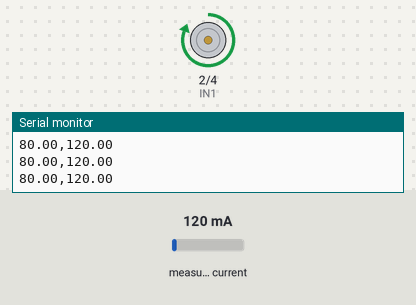
Bench run of a sketch on a simulated Arduino Uno, built with avr-gcc and run on an emulated ATmega328P. Shown: motor-driver pin pairs drawn as motors (green arrow = first pin HIGH = forward, orange = second pin HIGH = backward, longer = more drive, scaled by the enable pin), the last lines printed to the serial monitor. The inputs (shaded band) are chosen by the test bench; at power-on: measured current 120 mA.

Above: at 2.2 s.
2.3 s: measured current set to 40 mA
At 3.89 s:
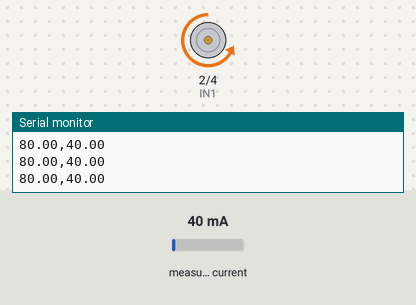
5.3 s: measured current set to 500 mA
At 5.9 s:
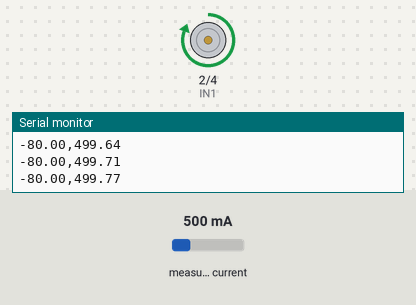
Timing chart, 0 to 8.3 s (numbered marks = the images above; inputs shaded):
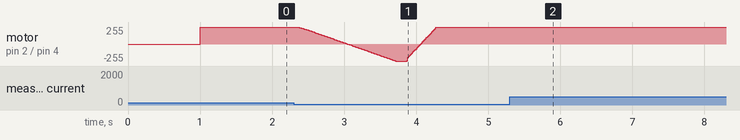

Measured:
- after the input at 5.3 s, motor on pin 2 (IN1) / pin 4 (IN2): stops changing and stays forward 255/255

The sketch:

ControlloCorrentePID.ino
```cpp
#define ENCA 3
#define ENCB 5
#define PWM 9
#define IN2 4
#define IN1 2
#include <Wire.h>
#include <Adafruit_INA219.h>

Adafruit_INA219 ina219;

float current_setpoint = 100;
float current_error = 0;
float current_integral = 0;
float current_derivative = 0;
float last_current_error = 0;
float current = 0;
float Previouscurrent = 0;
float alpha = 0.80;
long prevT = 0;
int i = 0;
int iteratore = 0;


void misure(float x) {

  // Filtro media mobile
  // current = x * ina219.getCurrent_mA() + (1.0 - x)*Previouscurrent;
  // delay(1);
  //Previouscurrent = current;
  // for (int i = 0; i < 50; i++) {
  //   current += ina219.getCurrent_mA();
  //   delay(1);
  // }
  // current = current / 50;

  //Prova Nuovo Filtro Media Mobile
if (i==0) {
current = ina219.getCurrent_mA();
}
i++;
  Previouscurrent = ina219.getCurrent_mA();
  current = x * current + (1.0 - x) * Previouscurrent;
  delay(1);
}


const float PWM_MAX = 255;  // massimo valore PWM

const float KP = 0.16999;    // costante proporzionale del regolatore
const float KI = 9.5575;    // costante integrale del regolatore
const float KD = 0;       // costante derivativa del regolatore

void setup() {
  pinMode(ENCA, INPUT);
  pinMode(ENCB, INPUT);
  pinMode(PWM, OUTPUT);
  pinMode(IN1, OUTPUT);
  pinMode(IN2, OUTPUT);
  if (!ina219.begin()) {
    Serial.println("Failed to find INA219 chip");
    while (1) { delay(10); }
  }
  ina219.setCalibration_32V_1A();
  delay(1000);
  Serial.begin(9600);
}

void loop() {

  if (iteratore++ > 699) {
     iteratore = 0;
   }
   if (iteratore<0) {
   current_setpoint = 80;
   }else if (iteratore < 210) {
     current_setpoint = 80;
   } else if (iteratore < 410) {
    current_setpoint = -80;
   }
   else {
    current_setpoint = -80*sin(prevT/1e5);
   }


  // current_setpoint = 100*sin(prevT/1e5);
  // if (iteratore++ > 199) {
  //   iteratore = 0;
  // }

  // if (iteratore == 199) {
  // current_setpoint = - current_setpoint;
  // }

  // time difference
  long currT = micros();
  float deltaT = ((float)(currT - prevT)) / (1.0e6);
  prevT = currT;


  misure(alpha);
  // Calcola l'errore di corrente
  current_error = current_setpoint - current;

  // Calcola l'integrale dell'errore di corrente
  current_integral = current_integral + current_error * deltaT;

  // Limita l'integrale dell'errore di corrente
  if (current_integral > PWM_MAX / KI) {
    current_integral = PWM_MAX / KI;
  } else if (current_integral < -PWM_MAX / KI) {
    current_integral = -PWM_MAX / KI;
  }

  // Calcola la derivata dell'errore di corrente
  current_derivative = (current_error - last_current_error) / deltaT;

  // Calcola il valore di controllo del motore
  float control_value = KP * current_error + KI * current_integral + KD * current_derivative;

  // Limita il valore di controllo del motore
  if (control_value > PWM_MAX) {
    control_value = PWM_MAX;
  } else if (control_value < -PWM_MAX) {
    control_value = -PWM_MAX;
  }

  // Imposta il segnale PWM
  if (control_value >= 0) {
    digitalWrite(IN1, LOW);
    digitalWrite(IN2, HIGH);
    analogWrite(PWM, control_value);
  } else {
    digitalWrite(IN1, HIGH);
    digitalWrite(IN2, LOW);
    analogWrite(PWM, -control_value);
  }

  if (current_integral > PWM_MAX / KI) {
    current_integral = PWM_MAX / KI;
  } else if (current_integral < -PWM_MAX / KI) {
    current_integral = -PWM_MAX / KI;
  }

  // Memorizza l'errore di corrente attuale
  last_current_error = current_error;

  // Stampa i valori sulla seriale
 // Serial.print("Current:");
  Serial.print(current_setpoint);
  Serial.print(",");
//  Serial.print("Control.value:");
 // Serial.print(control_value);
 // Serial.print(",");
//  Serial.print("Current.error:");
 // Serial.print(current_error);
 // Serial.print(",");
//  Serial.print("Current.setpoint:");
  Serial.println(current);
//  Serial.print(",");
}
```
